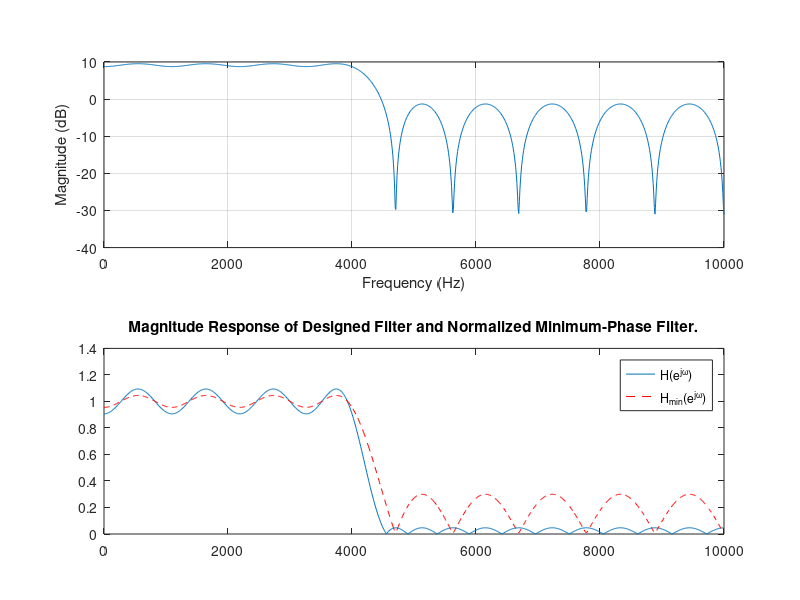

The MATLAB script that drew this image:
% By: Rocio Lopez
% 03/13/2025
clc; clear; close all;
fsamp = 20000;
fcuts = [4000 4500];
mags = [1 0]; % desired magnitude
dev = [0.1 0.05]; % ripple
[M, w, beta, ftype] = kaiserord(fcuts, mags, dev, fsamp);
M = M + rem(M,2);
hh = fir1(M, w, ftype, kaiser(M+1, beta), "noscale");
% Plot
[H, w] = freqz(hh, 1, 1024, fsamp);
plot(w, abs(H))
grid on
xlabel('Frequency (Hz)'); ylabel('Magnitude');
title('Kaiser Window FIR Filter');

[M, fo, ao, w] = firpmord(fcuts, mags, dev, fsamp);
M = M + rem(M,2);
ho = firpm(M, fo, ao, w);
[Ho, w] = freqz(ho,1,1024,fsamp); 
n = 0:length(ho)-1;
stem(n, ho, 'filled');
xlabel('n');ylabel('h_0(n)');
title('Impulse Response of Equiripple FIR Filter');
freqz(ho,1,1024,fsamp); 
title('Frequency Response of Equiripple FIR Filter ');
zplane(ho, 1);
title('Zeros of H_0(z)');
deltaP = max(abs(Ho(w <= fcuts(1)))) - min(abs(Ho(w <= fcuts(1))));
deltaS = max(abs(Ho(w >= fcuts(2))));

M_half = ceil(length(ho) / 2); 
h1 = ho;
h1(M_half) = ho(M_half) + deltaS + 1e-4;
freqz(h1,1,1024,fsamp);
title('Lift H_0(e^{j\omega}) by the Stopband Ripple');
stem(n, real(h1), 'filled');
xlabel('n');ylabel('h_1(n)');
title('Impulse Response of h_1(n)');
zplane(h1, 1);
title('Zeros of H_1(z) After Increasing the Center Sample by {\delta}_s')

tol =0;
h1_zeros = roots(h1);
h1_zeros_filtered = h1_zeros(abs(h1_zeros) <= 1 + tol);
zplane(h1_zeros_filtered, 1); 
title('Removed All Zeros Outside TUC');

h2 = real(poly(h1_zeros_filtered));
n = 0:length(h2)-1;
stem(n, h2, 'filled');
xlabel('n');ylabel('h_0(n)');
title('Impulse Response of Minimum-Phase Filter.');
[H2, w] = freqz(h2,1,1024,fsamp);
freqz(h2,1,1024,fsamp);
title('Frequency Response of H_2(e^{j\omega})');
d_max = max(abs(H2(w <= fcuts(1))));
d_min = min(abs(H2(w <= fcuts(1))));
d_center = (d_max + d_min) / 2;
H2_n = (H2 /d_center);
plot(w, abs(Ho));
hold on;
plot(w, abs(H2_n), 'r--');  
legend('H(e^{j\omega})', 'H_{min}(e^{j\omega})');
title('Magnitude Response of Designed Filter and Normalized Minimum-Phase Filter.');
